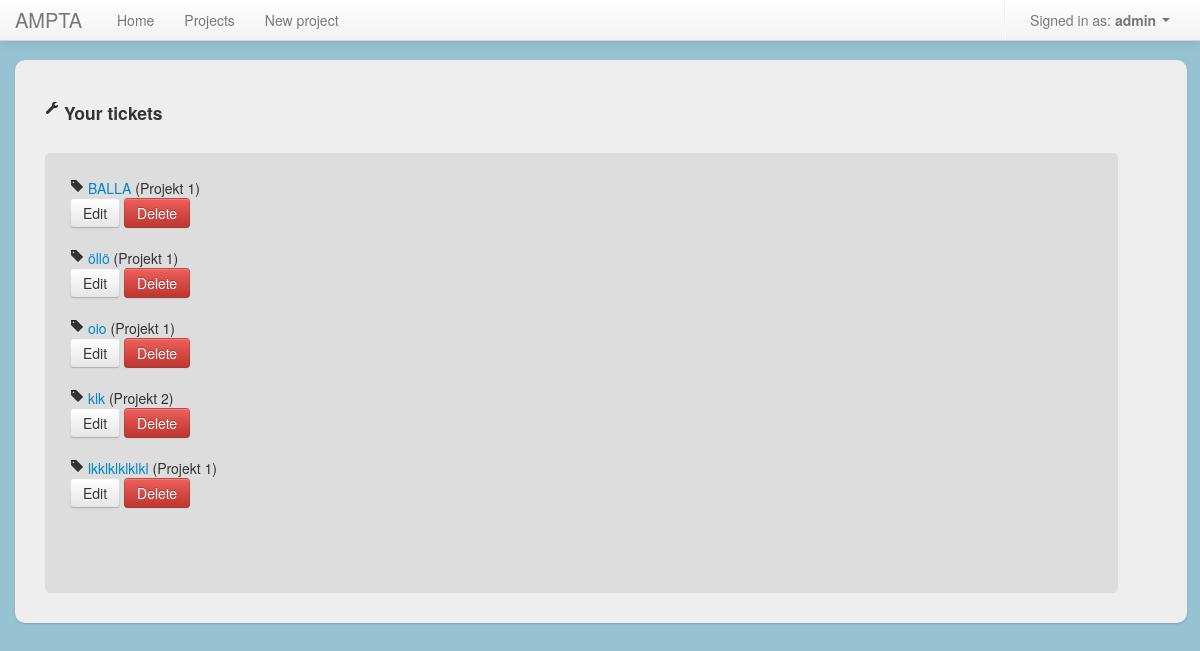
Screenshot of /tickets/ (signed in) with the database file from the repository.
### project_app/models.py (models this page shows, shortened)
class Ticket(models.Model):
	name = models.CharField(max_length = 50)
	description = models.TextField()
	start_date = models.DateField('date result published')
	end_date = models.DateField('date result published')
	date_added = models.DateField()
	date_updated = models.DateField()
	status = models.ForeignKey(Status, related_name="projects")
	project = models.ForeignKey(Project, related_name="projects")
	user = models.ForeignKey(User)
	def __unicode__(self):
		return self.name

class Project(models.Model):
	name = models.CharField(max_length = 50)
	description = models.TextField()
	start_date = models.DateField('Start date')
	end_date = models.DateField('End date')
	date_added = models.DateField()
	date_updated = models.DateField()
	added_by_user = models.ForeignKey(User)
	users = models.ManyToManyField(User, related_name='projects')
	def __unicode__(self):
		return self.name

### project_app/views.py (the view)
# urls.py: url(r'^tickets/$', 'project_app.views.users_tickets', name="users_tickets"),
@login_required
def users_tickets(request):
	tickets = get_list_or_404(Ticket.objects.filter(user = request.user.id))
	return render(request, 'tickets/list.html', {"tickets" : tickets, "headline" : "Your tickets"})

### templates/tickets/list.html (shortened to what this page needs)
{% extends 'shared/base.html' %}
{% load custom_filters %}
{% block content %}
	<h4><li class="header-pos"><i class="icon-wrench"></i> {{ headline }}</h4>
	<div id="project_area">
		{% for ticket in tickets %}
		<li>
			<i class="icon-tag"></i> <a href="{% url show_ticket project_id=ticket.project_id ticket_id=ticket.id %}">{{ ticket }}</a>
			({{ ticket.project }})
			<br/>
			<a class="btn" href="{% url ticket_edit project_id=ticket.project_id ticket_id=ticket.id %}">Edit</a>
			<a class="btn btn-danger" id="delete_link" href="{% url ticket_delete ticket_id=ticket.id %}">Delete</a>
		</li><br/>
		{% endfor %}
	</div>
{% endblock %}

### templates/shared/base.html (shortened to what this page needs)
<!doctype html>
<html>
  <head>
    {% block stylesheet %}
          <link rel="stylesheet" type="text/css" href="global.css" />
    {% endblock %}
    <link href="/static/css/bootstrap.css" rel="stylesheet">
    <link href="/static/css/global.css" rel="stylesheet">
    <link href="/static/css/ui/jquery-ui-1.10.1.custom.css" rel="stylesheet">
    <link href="/static/css/bootstrap-responsive.css" rel="stylesheet">
  </head>
  <body>
    <header class="navbar navbar-fixed-top">
      <nav class="navbar-inner">
        <div class="container">
          <div class="nav-collapse">
            <ul class="nav">
              <a class="brand">AMPTA</a>
              <li id="home" class="menu_option active"><a href="{% url home %}">Home</a></li>
              <li id="projects" class="menu_option"><a href="{% url project_list %}">Projects</a></li>
              <li id="new_project" class="menu_option"><a href="{% url project_add %}">New project</a></li>
            </ul>
            {% if user.is_authenticated %}
            <ul class="nav pull-right">
              <li class="divider-vertical"></li>
              <li class="dropdown">
                  <a class="dropdown-toggle" href="#" data-toggle="dropdown">Signed in as: <strong> {{ user }} </strong><strong class="caret"></strong></a>
              </li>
            </ul>
          </div>
          {% endif %}
        </div>
      </nav>
    </header>
    <div id="main" role="main">
      <div class="container">
        <div class="content">
              {% block content %}{% endblock %}
        </div>
      </div>
    </div>
  </body>
</html>

### src/css/global.css (style rules this page uses)
body { background-color: #97C2D1 !important; }
ul, li { list-style-type: none; }
.container > .content { width: 95%; float: left; min-height: 500px; background-color: #eee; padding: 30px; -webkit-border-radius: 10px 10px 10px 10px; -moz-border-radius: 10px 10px 10px 10px; border-radius: 10px 10px 10px 10px; -webkit-box-shadow: 0 1px 2px rgba(0,0,0,.15); -moz-box-shadow: 0 1px 2px rgba(0,0,0,.15); box-shadow: 0 1px 2px rgba(0,0,0,.15); }
#project_area { border-radius: 5px; background: #ddd; width: 92%; min-height: 390px; margin-top: 30px; padding: 25px 25px 25px 25px; position: relative; }

### templates/shared/base.html (style rules this page uses)
body { padding-top: 60px; padding-bottom: 40px; }

### rows the page displays
Ticket: name "BALLA", project "Projekt 1"
Ticket: name "öllö", project "Projekt 1"
Ticket: name "oio", project "Projekt 1"
Ticket: name "klk", project "Projekt 2"
Ticket: name "lkklklklklkl", project "Projekt 1"

### other values shown
{{ user }} "admin"
{{ headline }} "Your tickets"
